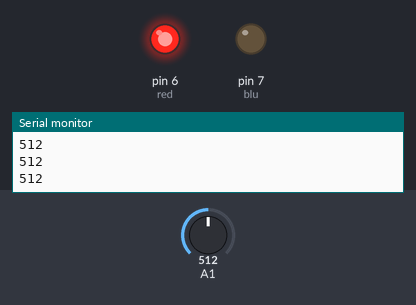
Bench run of a sketch on a simulated Arduino Uno, built with avr-gcc and run on an emulated ATmega328P. Shown: output pins drawn as LEDs (lit = HIGH), the last lines printed to the serial monitor. Inputs (shaded band) come from the test bench; at power-on: A1 = 512.

Above: at 1.2 s.
1.3 s: A1 set to 55
2.8 s: A1 set to 45
At 3.7 s:
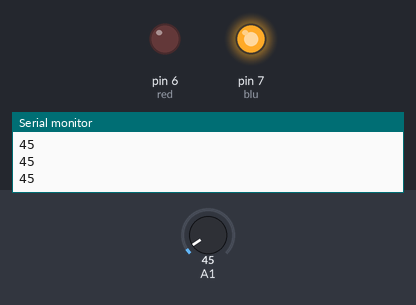
4.5 s: A1 set to 122
At 4.9 s:
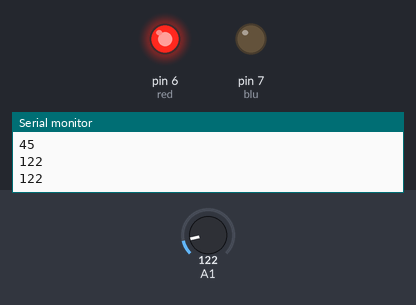
6.0 s: A1 set to 40
At 7.3 s:
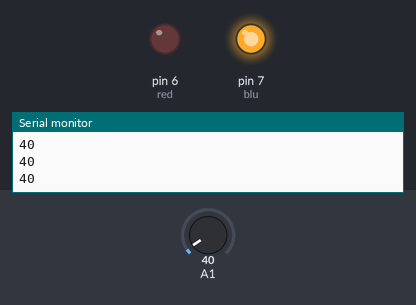
Timing chart, 0 to 8.5 s (numbered marks = the images above; inputs shaded):
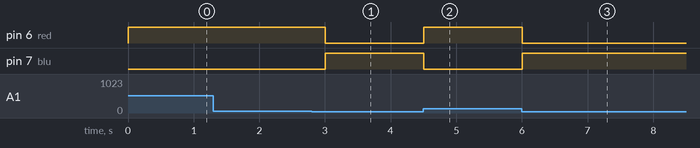

The sketch:

Tlit_Sensor.ino
```cpp
int SW;
int red = 6;
int blu = 7;


void setup() {
  // put your setup code here, to run once:
  Serial.begin(9600);
  pinMode(red,OUTPUT);
  pinMode(blu,OUTPUT);

}

void loop() {
  // put your main code here, to run repeatedly:
  SW=analogRead(A1);

  if(SW >= 50){
    digitalWrite(red,HIGH);
    digitalWrite(blu,LOW);
    Serial.println(SW);
    delay(300);
    }
    else{
      digitalWrite(blu,HIGH);
      digitalWrite(red,LOW);
      Serial.println(SW);
      delay(300);


      }

}
```

Measured:
- the behaviour switches between 50 and 49 on A1 (found by bisection; images 0 and 1)
- after the input at 2.8 s, pin 6 (red): HIGH → LOW after 0.20 s; pin 7 (blu): LOW → HIGH after 0.20 s
- after the input at 4.5 s, pin 6 (red): LOW → HIGH at once; pin 7 (blu): HIGH → LOW at once
- after the input at 6.0 s, pin 6 (red): HIGH → LOW at once; pin 7 (blu): LOW → HIGH at once
